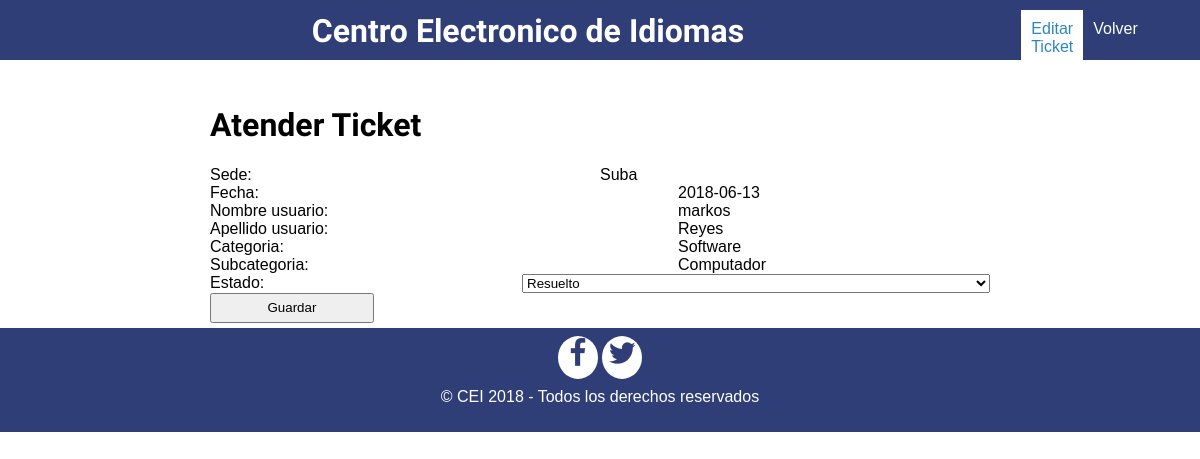
/EditTicketTecnico.php?id=1, run on the app's committed database.
### tables this page shows
CREATE TABLE `sede` (
  `idSede` int(11) NOT NULL,
  `Nombre_sede` varchar(45) DEFAULT NULL
);

CREATE TABLE `ticket` (
  `idTicket` int(11) NOT NULL,
  `Asunto_tick` varchar(20) DEFAULT NULL,
  `Descripcion_tick` varchar(100) DEFAULT NULL,
  `Fecha_tick` date DEFAULT NULL,
  `categoria_idCategoria` int(11) DEFAULT NULL,
  `usuario_idUsuario` int(11) DEFAULT NULL,
  `tecnico_idTecnico` int(11) DEFAULT NULL,
  `SubCategoria_idSubCategoria` int(11) DEFAULT NULL,
  `Estado_idEstado` int(11) DEFAULT NULL
);

CREATE TABLE `usuario` (
  `idUsuario` int(11) NOT NULL,
  `Documento` varchar(25) DEFAULT NULL,
  `Nombre` varchar(45) DEFAULT NULL,
  `Apellidos` varchar(45) DEFAULT NULL,
  `Correo` varchar(45) DEFAULT NULL,
  `Contrasena` varchar(30) DEFAULT NULL,
  `Direccion` varchar(45) DEFAULT NULL,
  `Telefono` varchar(15) DEFAULT NULL,
  `genero_idGenero` int(11) DEFAULT NULL,
  `tipousuario_idTipoUsuario` int(11) DEFAULT NULL,
  `sede_idSede` int(11) DEFAULT NULL,
  `estado` varchar(10) NOT NULL
);

CREATE TABLE `categoria` (
  `idCategoria` int(11) NOT NULL,
  `Descripcion_cate` varchar(45) DEFAULT NULL
);

CREATE TABLE `subcategoria` (
  `idSubCategoria` int(11) NOT NULL,
  `Descripcion_Sub` varchar(45) DEFAULT NULL
);

CREATE TABLE `estado` (
  `idEstado` int(11) NOT NULL,
  `tip_estado` varchar(45) DEFAULT NULL
);

### EditTicketTecnico.php (the view, shortened to what this page needs)
<?php
    include 'conexion.php';
    $num_id = $_GET["id"];
        $sentencia="SELECT ticket.idTicket, ticket.Asunto_tick, ticket.Fecha_tick, usuario.Nombre, usuario.Apellidos, categoria.idCategoria, categoria.Descripcion_cate, subcategoria.Descripcion_Sub, subcategoria.idSubCategoria, tecnico.NombreTec, tecnico.idTecnico, estado.tip_estado, estado.idEstado FROM ticket
        INNER JOIN usuario ON ticket.usuario_idUsuario = usuario.idUsuario
        INNER JOIN categoria ON ticket.categoria_idCategoria = categoria.idCategoria
        INNER JOIN subcategoria ON ticket.SubCategoria_idSubCategoria = subcategoria.idSubCategoria
        INNER JOIN tecnico ON ticket.tecnico_idTecnico = tecnico.idTecnico
        INNER JOIN estado on ticket.Estado_idEstado = estado.idEstado
        WHERE idTicket='".$num_id."' ";
        $sentencia2="SELECT sede.Nombre_sede FROM usuario
        INNER JOIN ticket ON usuario.idUsuario = ticket.usuario_idUsuario
        INNER JOIN sede ON usuario.sede_idSede = sede.idSede
        WHERE idTicket='".$num_id."' ";
        $resultado= $conexion->query($sentencia);
        $resultado2= $conexion->query($sentencia2);
?>
<!DOCTYPE html>
<html lang="es">
    <head>
        <link rel="stylesheet" href="css/styles.css">
        <link rel="stylesheet" href="css/superslides.css">
        <link rel="stylesheet" href="css/estilosEditUsuario.css">
    </head>
    <body>
      <header class="header">
            <div class="contenedor">
                <h1 class="logo">Centro Electronico de Idiomas</h1>
                <nav class="nav" id="nav">
                    <ul class="menu">
                        <li class="menu__item"><a class="menu__link select" href="">Editar Ticket</a></li>
                        <li class="menu__item"><a class="menu__link " href="TicketTecnico.php">Volver</a></li>
                    </ul>
                </nav>
            </div>
        </header>
        <form action="EditTicketTecnico2.php" method="post">
        <h1>Atender Ticket</h1>
        <?php
            while($lista2= $resultado2->fetch_array(MYSQLI_BOTH))
             {
                echo'<label>Sede: </label>';
                echo'<label>'.$lista2['Nombre_sede'].' </label>';
             }
            while($lista= $resultado->fetch_array(MYSQLI_BOTH))
            {
                echo'<input type="hidden"  name="oldID" value="'.$lista['idTicket'].'"><br>';
                echo'<label>Fecha: </label>';
                echo'<label>'.$lista['Fecha_tick'].' </label>';
                echo'<label>Nombre usuario: </label>';
                echo'<label>'.$lista['Nombre'].' </label>';
                echo'<label>Apellido usuario: </label>';
                echo'<label>'.$lista['Apellidos'].' </label>';
                echo'<label>Categoria: </label>';
                echo'<label>'.$lista['Descripcion_cate'].'</label>';
                echo'<label>Subcategoria: </label>';
                echo'<label>'.$lista['Descripcion_Sub'].'</label>';
                echo'<label>Estado: </label>';
                echo'<select name="newEst">
                        <option value="'.$lista['idEstado'].'">'.$lista['tip_estado'].'</option>
                        <option value="1">Resuelto</option>
                        <option value="2">En proceso</option>
                        <option value="3">En espera</option>
                        <option value="4">Cancelado</option>
                     </select>';
            }
        ?>
        <button type="submit">Guardar</button>
        </form>
       <footer class="footer">
             <div class="social">
                 <a class="icon-facebook"></a>
                 <a class="icon-twitter"></a>
             </div>
             <p class="copy">&copy; CEI 2018 - Todos los derechos reservados</p>
         </footer>
    </body>
</html>

### css/styles.css (style rules this page uses)
[class^="icon-"]:before, [class*=" icon-"]:before { font-family: "untitled-font-1" !important; font-style: normal !important; font-weight: normal !important; font-variant: normal !important; text-transform: none !important; speak: none; line-height: 1; -webkit-font-smoothing: antialiased; -moz-osx-font-smoothing: grayscale; }
.icon-facebook:before { content: "\e001"; }
.icon-twitter:before { content: "\e002"; }

### css/estilosEditUsuario.css (style rules this page uses)
h1,h2,h3,h4,h5 { font-family: 'Do Hyeon', sans-serif; }
body { margin: 0; font-family: 'Ubuntu', sans-serif; background-size: 100vw 100vh; background-attachment: fixed; }
* { box-sizing: border-box; }
.contenedor { margin: auto; }
header { height: 60px; justify-content: space-between; background: #2F3E77; padding: 10px; text-align: center; }
.header .contenedor { display: flex; }
.logo,.icon-menu { margin: 2px; color: #fff; }
.nav { position: absolute; top: 60px;; left: -100%; width: 100%; transition: all 0.5s; z-index: 3; }
.menu { list-style: none; padding: 0; margin: 0; }
.menu__link { display: block; padding: 10px; background: #00AEFD; text-decoration: none; color: #fff; }
.menu__link:hover, .select { background: #fff; color: #2E86C1; }
form { width: 800px; margin: auto; border-radius: 5%; padding: 5px 10px; margin-top: 20px; display: flex; flex-wrap: wrap; justify-content: space-between; }
h1 { width: 100%; }
label { width: 40%; }
button { width: 21%; height: 30px; }
select { width: 60%; }
footer { background: #2F3E77; color: #fff; padding: 10px; text-align: center; }
.footer .social [class^="icon-"] { color: #2F3E77; text-decoration: none; font-size: 30px; padding: 5px; background: white; border-radius: 56%; width: 50px; height: 50px; line-height: 2px; }
@media (min-width:1024px) { .contenedor { width: 900px; } }
@media (min-width:1024px) { .nav { position: static; width: auto; } }
@media (min-width:1024px) { .menu { display: flex; margin-left: 80%; } }
@media (min-width:1024px) { .menu__link { background: none; font-size: 16px; } }
@media (min-width:1024px) { .select { background: white; } }

### data on the page
sede: Nombre_sede "Suba"
ticket: Fecha_tick "2018-06-13", usuario_idUsuario.Nombre "markos", usuario_idUsuario.Apellidos "Reyes", categoria_idCategoria.Descripcion_cate "Software", SubCategoria_idSubCategoria.Descripcion_Sub "Computador", newEst "Resuelto"
